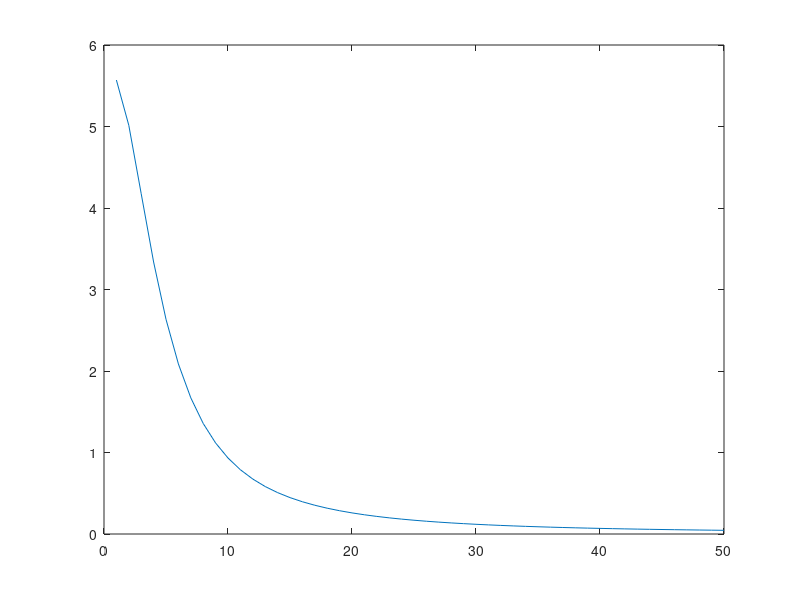

This chart was generated by the following MATLAB code:
%%
clc, clear all, close all

%% Constants

%%%Betz limit
betz_limit = 16/27;

%%% Density of air
density = 1.225; %(kg/m^3)

%%%Design Power
design_power = 10e6; %(Watts)

%%% Design tip speed
tip_speed = 8; %Use 8

%%% blade number
blade_number = 3;

%%% design efficiency
design_efficiency = .9;

%%%Cutin /cut out speed
cutin = 0.05; %(Fraction of design speed)
cutout = 1.5;  %(Fraction of design speed)

%% Test matrix
%%%[ Design wind speed (m/s) 
%%% Angle of attak (degrees)]
test_matrix = [10 10];

%% Design
%%%number of discritizations
disc = 50; 

for ii = 1:size(test_matrix,1)
    %%%Extract test data
    v_design = test_matrix(ii,1); %%%(m/s)
    aoa = test_matrix(ii,2); %%%(degrees)

    %%%Design power density (W/m^2)
    p_density_design = (1/2)*density*betz_limit*design_efficiency*v_design^3;

    %%%Swept area(m^2)
    swept_area = design_power/p_density_design;

    %%% Blade length (m)
    blade_length = (swept_area/pi)^(1/2);

    %%%rotational speed (radians/second)
    rotate_speed = tip_speed*v_design/blade_length;

    %%%Coefficients of lift/drag
    CL = 0.6 + 0.066*aoa - 0.001*aoa^2 - 3.8e-5*aoa^3;
    CD = .12 - .11*cosd(aoa);

    %% Discretize and evalute the blade
    for jj = 1:disc
        %%% find the average distance from the hub for r_i
        r_i = blade_length/disc*(jj-1) +blade_length/disc/2;

        %%% find the apparent wind speed
        w_i = ((r_i*rotate_speed)^2 + (v_design*2/3)^2)^(1/2);

        %%% Find local betz limit
        betz(jj) = betz_limit*(1/2)*density*v_design^3*r_i*(blade_length/disc)*2*pi;

        %%% Building lift/drag torque to power equation
        alpha(jj) = blade_number*rotate_speed*(1/2)*w_i^2*r_i*(blade_length/disc)*(CL*2/3*v_design - CD*r_i*rotate_speed);
        %%%Chord length
        k(jj) = betz(jj)/alpha(jj);
    
    
    end
end

figure
plot(k)